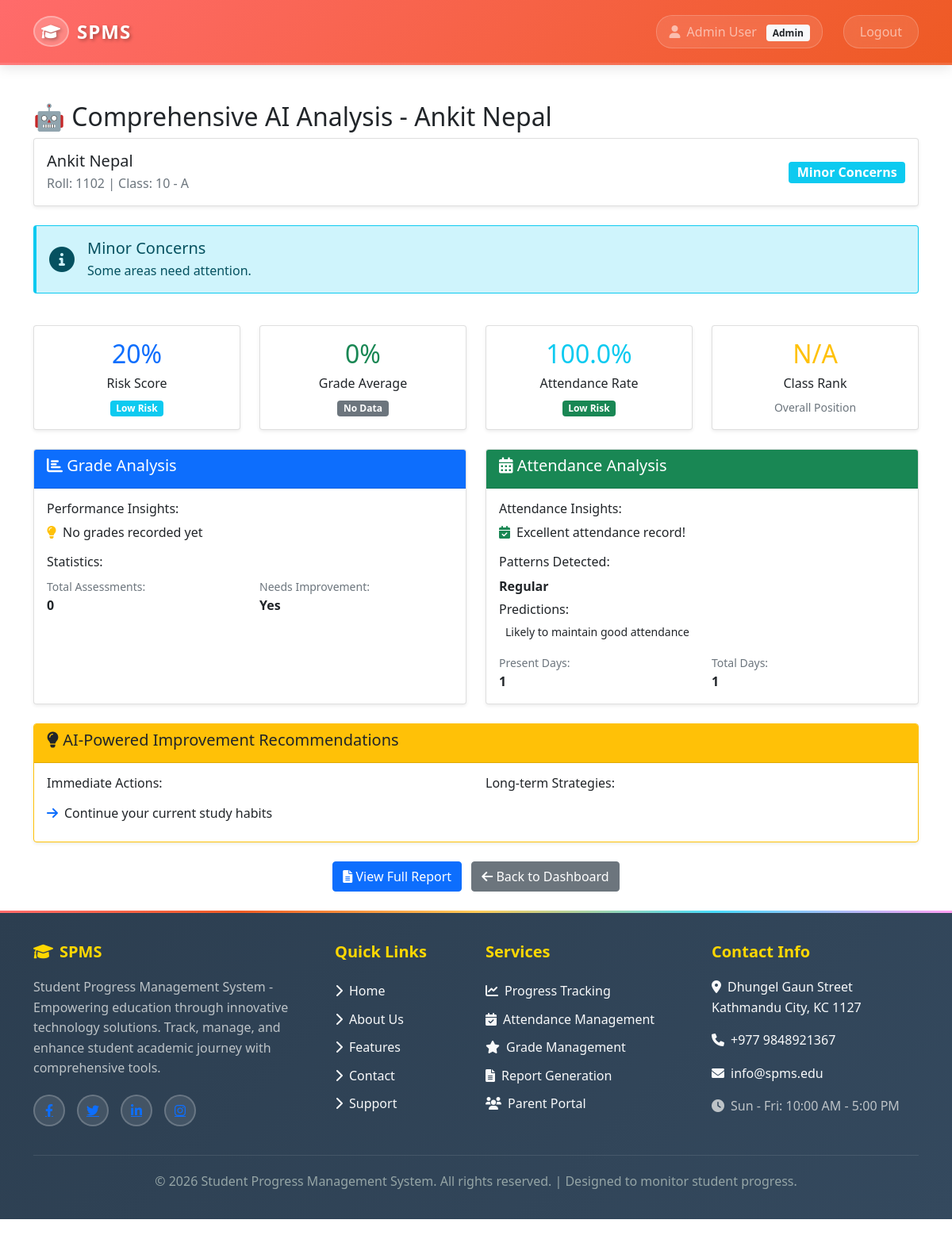
/student-ai-analysis/2/ (signed in), run on the app's committed database.
### core/models.py (models this page shows, shortened)
class User(AbstractUser):
    ROLE_CHOICES = [
        ('admin', 'Admin'),
        ('teacher', 'Teacher'),
        ('student', 'Student'),
        ('parent', 'Parent'),
    ]
    role = models.CharField(max_length=10, choices=ROLE_CHOICES)
    phone = models.CharField(max_length=15, blank=True)

class Student(models.Model):
    user = models.OneToOneField(User, on_delete=models.CASCADE)
    roll_number = models.CharField(max_length=20, unique=True)
    date_of_birth = models.DateField()
    student_class = models.ForeignKey(Class, on_delete=models.CASCADE)
    parent_name = models.CharField(max_length=100)
    parent_phone = models.CharField(max_length=15)
    parent_email = models.EmailField(blank=True)
    address = models.TextField()

class Class(models.Model):
    name = models.CharField(max_length=50)
    section = models.CharField(max_length=10)
    def __str__(self):
        return f"{self.name} - {self.section}"

### core/views.py (the view, shortened to what this page needs)
# urls.py: path('student-ai-analysis/<int:student_id>/', views.student_ai_analysis, name='student_ai_analysis'),
@login_required
def student_ai_analysis(request, student_id):
    student = get_object_or_404(Student, id=student_id)
    if request.user.role == 'student' and request.user != student.user:
        return redirect('dashboard')
    elif request.user.role == 'parent':
        parent = get_object_or_404(Parent, user=request.user)
        if student not in parent.children.all():
            return redirect('dashboard')
    elif request.user.role not in ['teacher', 'admin']:
        return redirect('dashboard')
    ai_analysis = {
        'risk_score': 50,
        'risk_level': 'Unknown',
        'risk_class': 'secondary',
        'grade_analysis': {'average': 0, 'trend': 'No Data', 'insights': ['Analysis unavailable']},
        'attendance_analysis': {'attendance_rate': 0, 'insights': ['No data']},
        'improvement_suggestions': ['Complete more activities for insights'],
        'overall_status': {'status': 'Analysis Unavailable', 'color': 'secondary', 'message': 'Data insufficient'}
    }
    try:
        ai_analysis = PerformanceInsights.get_comprehensive_analysis(student)
        print(f"AI Analysis Success: Risk={ai_analysis['risk_score']}")
    except Exception as e:
        print(f"AI Analysis Error: {e}")
    subjects_analysis = []
    try:
        grades = Grade.objects.filter(student=student).select_related('subject')
        subjects_dict = {}
    except Exception as e:
        print(f"Overall subject analysis error: {e}")
    context = {
        'student': student,
        'ai_analysis': ai_analysis,
        'subjects_analysis': subjects_analysis,
    }
    return render(request, 'student_ai_analysis.html', context)

### core/templates/student_ai_analysis.html (shortened to what this page needs)
{% extends 'base.html' %}
{% block content %}
<h2>🤖 Comprehensive AI Analysis - {{ student.user.get_full_name }}</h2>
<div class="row mb-4">
    <div class="col-12">
        <div class="card">
            <div class="card-body">
                <div class="row align-items-center">
                    <div class="col-md-8">
                        <h5 class="mb-1">{{ student.user.get_full_name }}</h5>
                        <p class="text-muted mb-0">Roll: {{ student.roll_number }} | Class: {{ student.student_class }}</p>
                    </div>
                    <div class="col-md-4 text-end">
                        <span class="badge bg-{{ ai_analysis.overall_status.color }} fs-6">
                            {{ ai_analysis.overall_status.status }}
                        </span>
                    </div>
                </div>
            </div>
        </div>
    </div>
</div>
<div class="row mb-4">
    <div class="col-12">
        <div class="alert alert-{{ ai_analysis.overall_status.color }} border-{{ ai_analysis.overall_status.color }}">
            <div class="d-flex align-items-center">
                <i class="{{ ai_analysis.overall_status.icon }} fa-2x me-3"></i>
                <div>
                    <h5 class="alert-heading mb-1">{{ ai_analysis.overall_status.status }}</h5>
                    <p class="mb-0">{{ ai_analysis.overall_status.message }}</p>
                </div>
            </div>
        </div>
    </div>
</div>
<div class="row mb-4">
    <div class="col-md-3">
        <div class="card text-center">
            <div class="card-body">
                <div class="h2 text-primary">{{ ai_analysis.risk_score|floatformat:0 }}%</div>
                <h6 class="card-title">Risk Score</h6>
                <span class="badge bg-{{ ai_analysis.risk_class }}">{{ ai_analysis.risk_level }}</span>
            </div>
        </div>
    </div>
    <div class="col-md-3">
        <div class="card text-center">
            <div class="card-body">
                <div class="h2 text-success">{{ ai_analysis.grade_analysis.average }}%</div>
                <h6 class="card-title">Grade Average</h6>
                <span class="badge bg-{% if ai_analysis.grade_analysis.trend == 'Improving' %}success{% elif ai_analysis.grade_analysis.trend == 'Declining' %}danger{% else %}secondary{% endif %}">
                    {{ ai_analysis.grade_analysis.trend }}
                </span>
            </div>
        </div>
    </div>
    <div class="col-md-3">
        <div class="card text-center">
            <div class="card-body">
                <div class="h2 text-info">{{ ai_analysis.attendance_analysis.attendance_rate }}%</div>
                <h6 class="card-title">Attendance Rate</h6>
                <span class="badge bg-{% if ai_analysis.attendance_analysis.risk_level == 'High' %}danger{% elif ai_analysis.attendance_analysis.risk_level == 'Medium' %}warning{% else %}success{% endif %}">
                    {{ ai_analysis.attendance_analysis.risk_level }} Risk
                </span>
            </div>
        </div>
    </div>
    <div class="col-md-3">
        <div class="card text-center">
            <div class="card-body">
                <div class="h2 text-warning">{{ ai_analysis.grade_analysis.class_rank }}</div>
                <h6 class="card-title">Class Rank</h6>
                <small class="text-muted">Overall Position</small>
            </div>
        </div>
    </div>
</div>
<div class="row">
    <div class="col-md-6 mb-4">
        <div class="card h-100">
            <div class="card-header bg-primary text-white">
                <h5><i class="fas fa-chart-bar"></i> Grade Analysis</h5>
            </div>
            <div class="card-body">
                <div class="mb-3">
                    <h6>Performance Insights:</h6>
                    <ul class="list-unstyled">
                        {% for insight in ai_analysis.grade_analysis.insights %}
                            <li class="mb-2"><i class="fas fa-lightbulb text-warning me-2"></i>{{ insight }}</li>
                        {% endfor %}
                    </ul>
                </div>
                <div class="mb-3">
                    <h6>Statistics:</h6>
                    <div class="row">
                        <div class="col-6">
                            <small class="text-muted">Total Assessments:</small><br>
                            <strong>{{ ai_analysis.grade_analysis.total_assessments }}</strong>
                        </div>
                        <div class="col-6">
                            <small class="text-muted">Needs Improvement:</small><br>
                            <strong>{% if ai_analysis.grade_analysis.improvement_needed %}Yes{% else %}No{% endif %}</strong>
                        </div>
                    </div>
                </div>
            </div>
        </div>
    </div>
    <div class="col-md-6 mb-4">
        <div class="card h-100">
            <div class="card-header bg-success text-white">
                <h5><i class="fas fa-calendar-alt"></i> Attendance Analysis</h5>
            </div>
            <div class="card-body">
                <div class="mb-3">
                    <h6>Attendance Insights:</h6>
                    <ul class="list-unstyled">
                        {% for insight in ai_analysis.attendance_analysis.insights %}
                            <li class="mb-2"><i class="fas fa-calendar-check text-success me-2"></i>{{ insight }}</li>
                        {% endfor %}
                    </ul>
                </div>
                <div class="mb-3">
                    <h6>Patterns Detected:</h6>
                    <p class="mb-2"><strong>{{ ai_analysis.attendance_analysis.pattern }}</strong></p>
                    {% if ai_analysis.attendance_analysis.predictions %}
                        <h6>Predictions:</h6>
                        <ul class="list-unstyled">
                            {% for prediction in ai_analysis.attendance_analysis.predictions %}
                                <li class="mb-1 small">{{ prediction }}</li>
                            {% endfor %}
                        </ul>
                    {% endif %}
                </div>
                <div class="row">
                    <div class="col-6">
                        <small class="text-muted">Present Days:</small><br>
                        <strong>{{ ai_analysis.attendance_analysis.present_days }}</strong>
                    </div>
                    <div class="col-6">
                        <small class="text-muted">Total Days:</small><br>
                        <strong>{{ ai_analysis.attendance_analysis.total_days }}</strong>
                    </div>
                </div>
            </div>
        </div>
    </div>
</div>
<div class="row mb-4">
    <div class="col-12">
        <div class="card border-warning">
            <div class="card-header bg-warning text-dark">
                <h5><i class="fas fa-lightbulb"></i> AI-Powered Improvement Recommendations</h5>
            </div>
            <div class="card-body">
                <div class="row">
                    <div class="col-md-6">
                        <h6>Immediate Actions:</h6>
                        <ul class="list-group list-group-flush">
                            {% for suggestion in ai_analysis.improvement_suggestions|slice:":4" %}
                                <li class="list-group-item border-0 px-0">
                                    <i class="fas fa-arrow-right text-primary me-2"></i>{{ suggestion }}
                                </li>
                            {% endfor %}
                        </ul>
                    </div>
                    <div class="col-md-6">
                        <h6>Long-term Strategies:</h6>
                    </div>
                </div>
            </div>
        </div>
    </div>
</div>
<div class="text-center mb-4">
    <a href="{% url 'student_report' student.id %}" class="btn btn-primary me-2">
        <i class="fas fa-file-alt"></i> View Full Report
    </a>
    <a href="{% url 'dashboard' %}" class="btn btn-secondary">
        <i class="fas fa-arrow-left"></i> Back to Dashboard
    </a>
</div>
{% endblock %}

### core/templates/base.html (shortened to what this page needs)
<!DOCTYPE html>
<html lang="en">
<head>
    <link href="https://cdn.jsdelivr.net/npm/bootstrap@5.1.3/dist/css/bootstrap.min.css" rel="stylesheet">
    <link href="https://cdnjs.cloudflare.com/ajax/libs/font-awesome/6.0.0/css/all.min.css" rel="stylesheet">
</head>
<body>
    <nav class="navbar navbar-expand-lg navbar-dark navbar-custom fixed-top">
        <div class="container">
            <a class="navbar-brand" href="{% if user.is_authenticated %}{% url 'dashboard' %}{% else %}{% url 'home' %}{% endif %}">
                <i class="fas fa-graduation-cap logo-icon"></i>
                <span>SPMS</span>
            </a>
            {% if user.is_authenticated %}
            <div class="navbar-nav ms-auto">
                <span class="navbar-text me-3">
                    <i class="fas fa-user me-1"></i>
                    {{ user.get_full_name|default:user.username }}
                    <span class="badge bg-light text-dark ms-2">{{ user.role|title }}</span>
                </span>
                <a class="nav-link" href="{% url 'logout' %}">Logout</a>
            </div>
            {% endif %}
        </div>
    </nav>
    <div class="container mt-5">
        {% block content %}
        {% endblock %}
    </div>
    <footer class="footer mt-auto">
        <div class="container footer-content">
            <div class="row">
                <div class="col-lg-4 col-md-6 footer-section">
                    <h5><i class="fas fa-graduation-cap me-2"></i>SPMS</h5>
                    <p>Student Progress Management System - Empowering education through innovative technology solutions. Track, manage, and enhance student academic journey with comprehensive tools.</p>
                    <div class="social-icons">
                        <a href="https://facebook.com" target="_blank" class="social-icon"><i class="fab fa-facebook-f"></i></a>
                        <a href="https://twitter.com" target="_blank" class="social-icon"><i class="fab fa-twitter"></i></a>
                        <a href="https://linkedin.com" target="_blank" class="social-icon"><i class="fab fa-linkedin-in"></i></a>
                        <a href="https://instagram.com" target="_blank" class="social-icon"><i class="fab fa-instagram"></i></a>
                    </div>
                </div>
                <div class="col-lg-2 col-md-6 footer-section">
                    <h5>Quick Links</h5>
                    <ul>
                        <li><a href="{% url 'home' %}" class="text-decoration-none text-light"><i class="fas fa-chevron-right me-2"></i>Home</a></li>
                        <li><a href="{% url 'about' %}" class="text-decoration-none text-light"><i class="fas fa-chevron-right me-2"></i>About Us</a></li>
                        <li><a href="{% url 'features' %}" class="text-decoration-none text-light"><i class="fas fa-chevron-right me-2"></i>Features</a></li>
                        <li><a href="{% url 'contact' %}" class="text-decoration-none text-light"><i class="fas fa-chevron-right me-2"></i>Contact</a></li>
                        <li><a href="{% url 'support' %}" class="text-decoration-none text-light"><i class="fas fa-chevron-right me-2"></i>Support</a></li>
                    </ul>
                </div>
                <div class="col-lg-3 col-md-6 footer-section">
                    <h5>Services</h5>
                    <ul>
                        <li><a href="{% url 'dashboard' %}" class="text-decoration-none text-light"><i class="fas fa-chart-line me-2"></i>Progress Tracking</a></li>
                        <li><a href="{% url 'dashboard' %}" class="text-decoration-none text-light"><i class="fas fa-calendar-check me-2"></i>Attendance Management</a></li>
                        <li><a href="{% url 'dashboard' %}" class="text-decoration-none text-light"><i class="fas fa-star me-2"></i>Grade Management</a></li>
                        <li><a href="{% url 'teacher_reports' %}" class="text-decoration-none text-light"><i class="fas fa-file-alt me-2"></i>Report Generation</a></li>
                        <li><a href="{% url 'role_login' 'parent' %}" class="text-decoration-none text-light"><i class="fas fa-users me-2"></i>Parent Portal</a></li>
                    </ul>
                </div>
                <div class="col-lg-3 col-md-6 footer-section">
                    <h5>Contact Info</h5>
                    <p><a href="https://maps.google.com/?q=Kathmandu,Nepal" target="_blank" class="text-decoration-none text-light"><i class="fas fa-map-marker-alt me-2"></i>Dhungel Gaun Street<br>Kathmandu City, KC 1127</a></p>
                    <p><a href="tel:+9779844553816" class="text-decoration-none text-light"><i class="fas fa-phone me-2"></i>+977 9848921367</a></p>
                    <p><a href="mailto:info@spms.edu" class="text-decoration-none text-light"><i class="fas fa-envelope me-2"></i>info@spms.edu</a></p>
                    <p><i class="fas fa-clock me-2"></i>Sun - Fri: 10:00 AM - 5:00 PM</p>
                </div>
            </div>
            <div class="footer-bottom">
                <p>&copy; 2026 Student Progress Management System. All rights reserved. | Designed to monitor student progress.</p>
            </div>
        </div>
    </footer>
</body>
</html>

### data on the page
User: get_full_name "Admin User", role "Admin"
Student: user.get_full_name "Ankit Nepal", roll_number "1102", student_class "10 - A"

### other printed values
{{ ai_analysis.overall_status.status }} "Minor Concerns"
{{ ai_analysis.overall_status.message }} "Some areas need attention."
{{ ai_analysis.risk_score|floatformat:0 }} "20"
{{ ai_analysis.risk_level }} "Low Risk"
{{ ai_analysis.grade_analysis.average }} "0"
{{ ai_analysis.grade_analysis.trend }} "No Data"
{{ ai_analysis.attendance_analysis.attendance_rate }} "100.0"
{{ ai_analysis.attendance_analysis.risk_level }} "Low"
{{ ai_analysis.grade_analysis.class_rank }} "N/A"
{{ insight }} "No grades recorded yet"
{{ ai_analysis.grade_analysis.total_assessments }} "0"
{{ insight }} "Excellent attendance record!"
{{ ai_analysis.attendance_analysis.pattern }} "Regular"
{{ prediction }} "Likely to maintain good attendance"
{{ ai_analysis.attendance_analysis.present_days }} "1"
